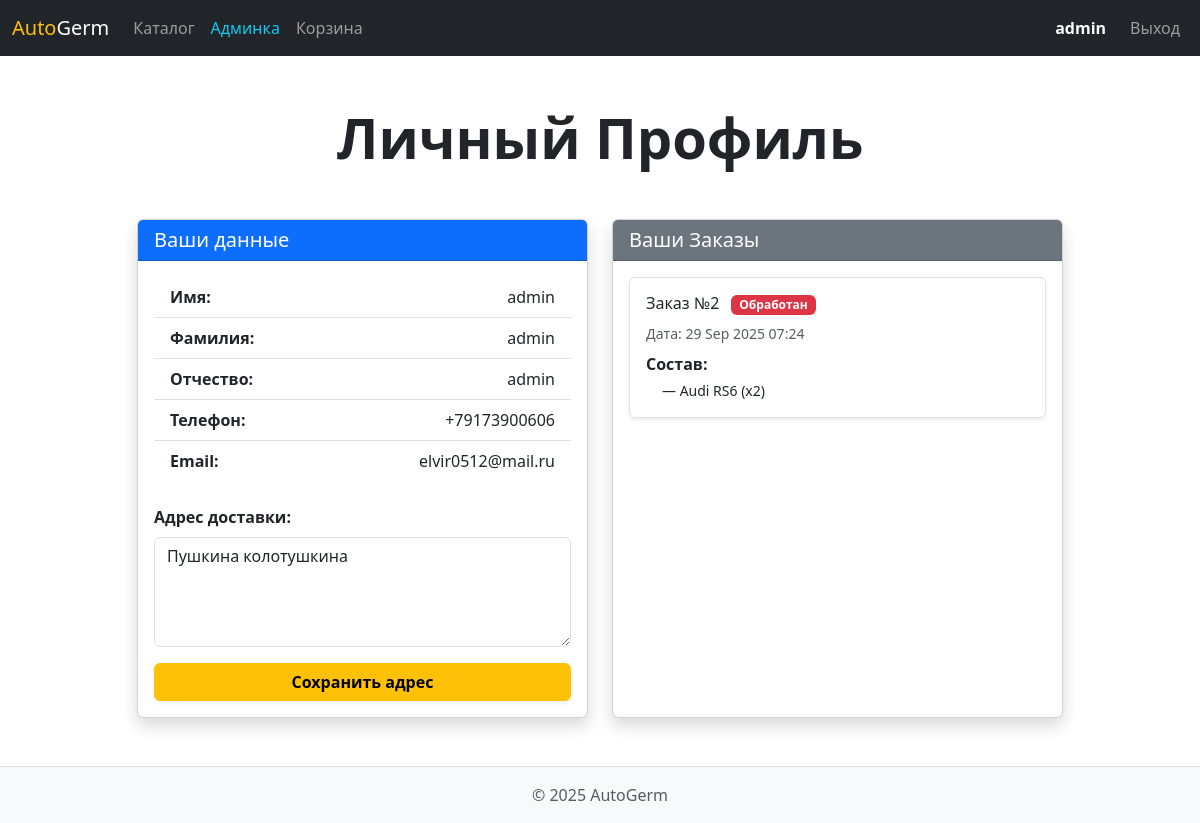
The app's page /profile/ (signed in), older data.
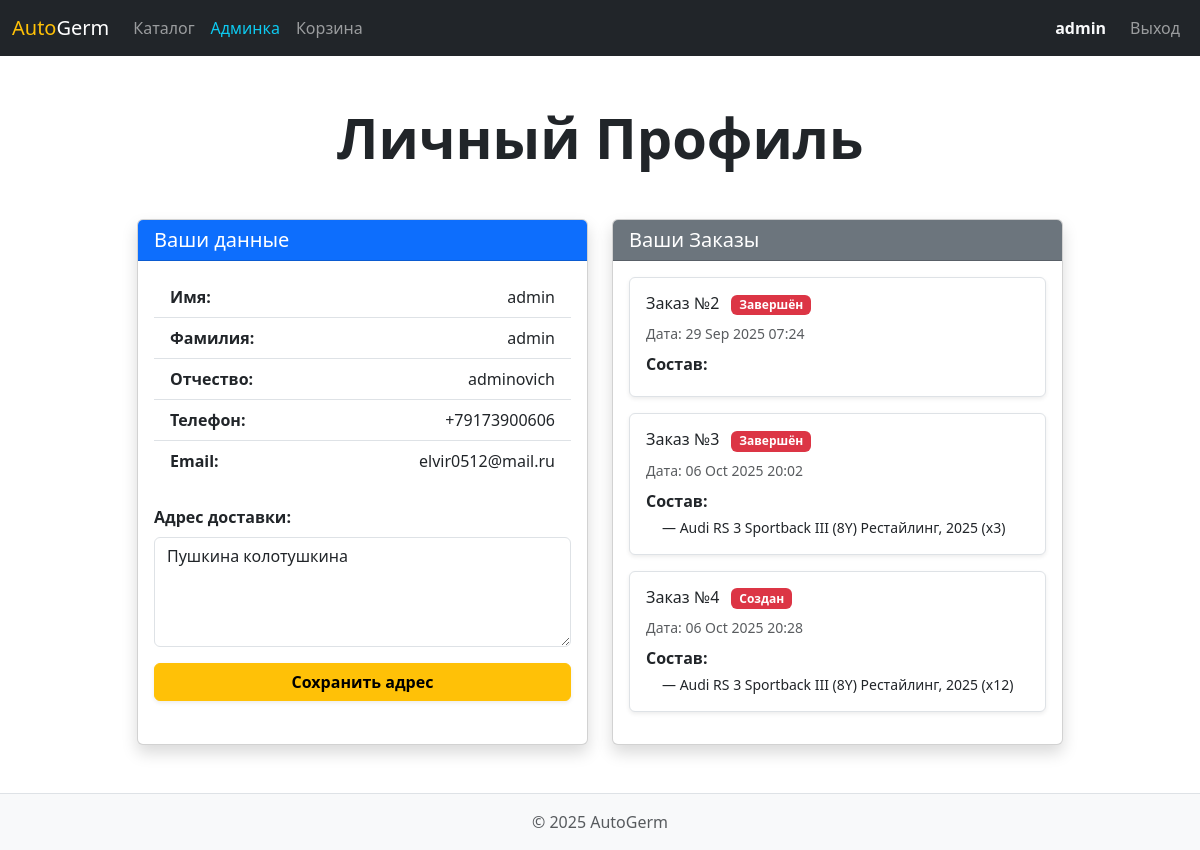
The same page, newer data.
### main/models.py (models this page shows, shortened)
class User(AbstractUser):
    middle_name = models.CharField("Отчество", max_length=30, blank=True)
    phone = models.CharField("Номер телефона", max_length=20, unique=True)
    address = models.TextField("Адрес доставки", blank=True)
    username = None
    USERNAME_FIELD = 'phone'
    REQUIRED_FIELDS = []
    objects = UserManager()

class Order(models.Model):
    STATUS_CHOICES = [
        ('created', 'Создан'),
        ('processed', 'Обработан'),
        ('in_process', 'Авто в процессе'),
        ('in_delivery', 'Авто в доставке'),
        ('delivered', 'Доставлен'),
        ('completed', 'Завершён'),
    ]
    user = models.ForeignKey(User, on_delete=models.CASCADE, related_name='orders')
    created_at = models.DateTimeField(auto_now_add=True)
    status = models.CharField(max_length=20, choices=STATUS_CHOICES, default='created')
    address = models.TextField("Адрес доставки")

class OrderItem(models.Model):
    order = models.ForeignKey(Order, on_delete=models.CASCADE, related_name='items')
    car = models.ForeignKey(Car, on_delete=models.CASCADE)
    quantity = models.PositiveIntegerField(default=1)

class Car(models.Model):
    TRANSMISSION_CHOICES = [
        ('auto', 'Автомат'),
        ('manual', 'Механика'),
        ('robot', 'Робот'),
    ]
    FUEL_CHOICES = [
        ('petrol', 'Бензин'),
        ('diesel', 'Дизель'),
        ('electric', 'Электро'),
        ('hybrid', 'Гибрид'),
    ]
    DRIVE_CHOICES = [
        ('rear', 'Задний'),
        ('front', 'Передний'),
        ('full', 'Полный'),
    ]
    is_deleted = models.BooleanField(default=False)
    photo = models.ImageField("Фото", upload_to='cars/')
    price = models.DecimalField("Стоимость", max_digits=10, decimal_places=2)
    power = models.PositiveIntegerField("Лошадиные силы")
    mileage = models.PositiveIntegerField("Пробег (км)")
    transmission = models.CharField("Коробка передач", max_length=10, choices=TRANSMISSION_CHOICES)
    color = models.CharField("Цвет", max_length=50)
    drive = models.CharField("Привод", max_length=10, choices=DRIVE_CHOICES)
    fuel_type = models.CharField("Тип топлива", max_length=10, choices=FUEL_CHOICES)
    configuration = models.CharField("Название", max_length=100)
    configuration_desc = models.TextField("Описание", blank=True)
    objects = ActiveCarManager()
    all_objects = models.Manager()

### main/views.py (the view, shortened to what this page needs)
# urls.py: path('profile/', views.profile, name='profile'),
@login_required
def profile(request):
    user = request.user
    orders = user.orders.all()
    return render(request, 'main/profile.html', {'user': user, 'orders': orders})

### main/templates/main/profile.html (shortened to what this page needs)
{% extends 'main/base.html' %}
{% block content %}
<div class="row justify-content-center">
    <div class="col-12 col-md-11 col-lg-10">
        <h2 class="display-4 fw-bold text-center mb-5 text-dark">Личный Профиль</h2>
        <div class="row g-4">
            <div class="col-lg-6">
                <div class="card shadow h-100">
                    <div class="card-header bg-primary text-white h5">
                        Ваши данные
                    </div>
                    <div class="card-body">
                        <ul class="list-group list-group-flush mb-4">
                            <li class="list-group-item d-flex justify-content-between">
                                <strong>Имя:</strong> <span>{{ user.first_name|default:'Не указано' }}</span>
                            </li>
                            <li class="list-group-item d-flex justify-content-between">
                                <strong>Фамилия:</strong> <span>{{ user.last_name|default:'Не указано' }}</span>
                            </li>
                            <li class="list-group-item d-flex justify-content-between">
                                <strong>Отчество:</strong> <span>{{ user.middle_name|default:'Не указано' }}</span>
                            </li>
                            <li class="list-group-item d-flex justify-content-between">
                                <strong>Телефон:</strong> <span>{{ user.phone|default:'Не указано' }}</span>
                            </li>
                            <li class="list-group-item d-flex justify-content-between">
                                <strong>Email:</strong> <span>{{ user.email|default:'Не указано' }}</span>
                            </li>
                        </ul>
                        <form method="post" class="mt-3">
                            <label for="address" class="form-label fw-bold">Адрес доставки:</label>
                            <textarea name="address" id="address" class="form-control mb-3" rows="4" placeholder="Введите ваш полный адрес доставки">{{ user.address }}</textarea>
                            <button type="submit" class="btn btn-warning w-100 fw-bold shadow-sm">
                                Сохранить адрес
                            </button>
                        </form>
                    </div>
                </div>
            </div>
            <div class="col-lg-6">
                <div class="card shadow h-100">
                    <div class="card-header bg-secondary text-white h5">
                        Ваши Заказы
                    </div>
                    <div class="card-body">
                        <ul class="list-group list-group-flush">
                            {% for order in orders %}
                            <li class="list-group-item mb-3 p-3 border rounded shadow-sm">
                                <h6 class="mb-2">
                                    Заказ №{{ order.id }}
                                    {% if order.status == 'new' %}
                                        <span class="badge bg-info text-dark ms-2">{{ order.get_status_display }}</span>
                                    {% elif order.status == 'processing' %}
                                        <span class="badge bg-warning text-dark ms-2">{{ order.get_status_display }}</span>
                                    {% elif order.status == 'shipped' %}
                                        <span class="badge bg-primary ms-2">{{ order.get_status_display }}</span>
                                    {% elif order.status == 'delivered' %}
                                        <span class="badge bg-success ms-2">{{ order.get_status_display }}</span>
                                    {% else %}
                                        <span class="badge bg-danger ms-2">{{ order.get_status_display }}</span>
                                    {% endif %}
                                </h6>
                                <small class="text-muted d-block mb-2">Дата: {{ order.created_at|date:"d M Y H:i" }}</small>
                                <strong class="d-block mb-1">Состав:</strong>
                                <ul class="list-unstyled ms-3 small">
                                    {% for item in order.items.all %}
                                        <li>— {{ item.car.configuration }} (x{{ item.quantity }})</li>
                                    {% endfor %}
                                </ul>
                            </li>
                            {% empty %}
                            <li class="list-group-item text-center text-muted">Заказы отсутствуют.</li>
                            {% endfor %}
                        </ul>
                    </div>
                </div>
            </div>
        </div>
    </div>
</div>
{% endblock %}

### main/templates/main/base.html (shortened to what this page needs)
<!DOCTYPE html>
<html lang="ru">
<head>
    <link href="https://cdn.jsdelivr.net/npm/bootstrap@5.3.3/dist/css/bootstrap.min.css" rel="stylesheet">
    <link rel="stylesheet" href="https://cdn.jsdelivr.net/npm/bootstrap-icons@1.11.3/font/bootstrap-icons.min.css">
    <link rel="stylesheet" href="../../../static/css/styles.css">
</head>
<body>
<header>
    <nav class="navbar navbar-expand-lg navbar-dark bg-dark">
        <div class="container-fluid">
            <a class="navbar-brand" href="{% url 'home' %}">
                <span class="text-warning">Auto</span>Germ
            </a>
            <div class="collapse navbar-collapse" id="navbarNav">
                <ul class="navbar-nav me-auto mb-2 mb-lg-0">
                    <li class="nav-item">
                        <a class="nav-link" href="{% url 'catalog' %}">Каталог</a>
                    </li>
                    {% if user.is_authenticated %}
                        {% if user.is_superuser %}
                            <li class="nav-item">
                                <a class="nav-link text-info" href="{% url 'admin_page' %}">Админка</a>
                            </li>
                        {% endif %}
                        <li class="nav-item">
                            <a class="nav-link" href="{% url 'cart' %}">Корзина</a>
                        </li>
                    {% endif %}
                </ul>
                <ul class="navbar-nav">
                    {% if user.is_authenticated %}
                        <li class="nav-item">
                            <a class="nav-link text-light fw-bold" href="{% url 'profile' %}">{{ user.first_name|default:'Профиль' }}</a>
                        </li>
                        <li class="nav-item">
                            <a class="nav-link btn btn-outline-danger btn-sm ms-lg-2 mt-2 mt-lg-0" href="{% url 'logout' %}">Выход</a>
                        </li>
                    {% endif %}
                </ul>
            </div>
        </div>
    </nav>
</header>
<main class="container my-5">
    {% block content %}
    {% endblock %}
</main>
<footer class="footer mt-auto py-3 bg-light border-top">
    <div class="container text-center">
        <p class="text-muted mb-0">© 2025 AutoGerm</p>
    </div>
</footer>
</body>
</html>

### static/css/styles.css (style rules this page uses)
.list-group-flush .list-group-item { border-right: 0; border-left: 0; border-radius: 0; }

Row changes from the older to the newer data that the page shows:
removed OrderItem: car.configuration "Audi RS6", quantity "2", shown under Order "29 Sep 2025 07:24"
changed User "admin": middle_name "admin" → "adminovich"
changed Order "29 Sep 2025 07:24": status "Обработан" → "Завершён"
added Order: id "3", status "Завершён", created_at "06 Oct 2025 20:02"
added OrderItem: car.configuration "Audi RS 3 Sportback III (8Y) Рестайлинг, 2025", quantity "3"
added Order: id "4", status "Создан", created_at "06 Oct 2025 20:28"
added OrderItem: car.configuration "Audi RS 3 Sportback III (8Y) Рестайлинг, 2025", quantity "12", shown under "4"
